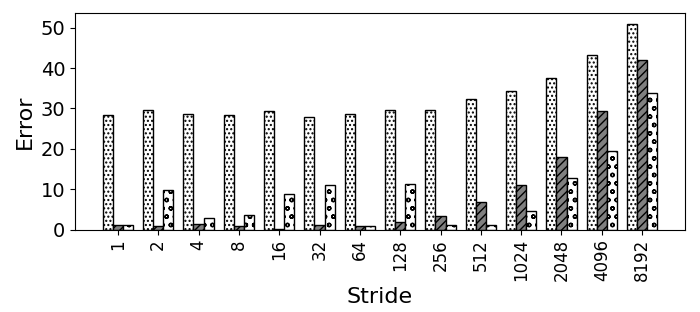

The script that saved this image:
import random
import matplotlib
import matplotlib.pyplot as plt
from matplotlib import style

import numpy as np
import matplotlib.patches as mpatches

#plt.rcdefaults()
fig, ax = plt.subplots()

fig.set_size_inches(7, 3.5)


#stride = ['stride-1', 'stride-2', 'stride-4', 'stride-8', 'stride-16', 'stride-32', 'stride-64', 'stride-128', 'stride-256', 'stride-512', 'stride-1024', 'stride-2048', 'stride-4096', 'stride-8192']
stride = ['1', '2', '4', '8', '16', '32', '64', '128', '256', '512', '1024', '2048', '4096', '8192']

bwell=[28.4712883751538, 29.5727035067159, 28.6252655140123, 28.4276704351884, 29.3707498848743, 27.8590886005817, 28.5738774670583, 29.7484432255019, 29.61394657417, 32.3006932409012, 34.4478939419366, 37.4599743836055, 43.2890534262486, 51.0249498495487]
slake=[0.998724863576243, 0.886471399800187, 1.36121522982837, 0.956757720420736, 0.0628394631828789, 1.15920484557114, 0.905328915032265, 1.8653435498053, 3.32858998948215, 6.80543958010259, 11.1003641329085, 17.9703905921882, 29.3881055676067, 42.0781435349941]
clake=[1.15723881200939, 9.77719620258723, 2.9526829469176, 3.49224222152307, 8.7864652231428, 11.1150618688664, 0.89106992961839, 11.2257972665148, 1.12614070286713, 1.21129680010364, 4.58597948216903, 12.8847011596789, 19.5582784184514, 33.9267591339648]


barwidth=.25
# Set position of bar on X axis
r1 = np.arange(len(bwell))
r2 = [x + barwidth for x in r1]
r3 = [x + barwidth for x in r2]


x_pos = np.arange(len(stride))  # the label locations
#ax.barh(x_pos, read, hatch='....', color='white', edgecolor='black')
#rects1 = plt.bar(x, traffic, .8, hatch='....', color='white', edgecolor='black')
plt.bar(r1, bwell, width=barwidth, hatch='....', color='white', edgecolor='black', label='Broadwell')
plt.bar(r2, slake, width=barwidth, hatch='////', color='grey', edgecolor='black', label='Sky Lake')
plt.bar(r3, clake, width=barwidth, hatch='oo', color='white', edgecolor='black', label='Cascade Lake')

#plt.legend(handlelength=3, fontsize=12)

#plt.legend(loc="upper right", fontsize=12)


ax.set_ylabel('Error', fontsize=16)
ax.set_xlabel('Stride', fontsize=16)


#plt.title('', fontsize=18)
#ax.set_xticks(x_pos)

plt.yticks(fontsize=14)
#plt.yticks(np.arange(0, 100, 10), fontsize=14)
#ax.get_yaxis().get_major_formatter().set_scientific(False)

plt.xticks([r + barwidth for r in range(len(bwell))], stride, fontsize=12, rotation=90)

#plt.xticks(rotation=90, fontsize=14)
#ax.set_xticklabels(stride, fontsize=12)

#ax.invert_yaxis()
plt.tight_layout()

plt.show()
fig.savefig('1_init_nonp.png', dpi=100)

# Example data
